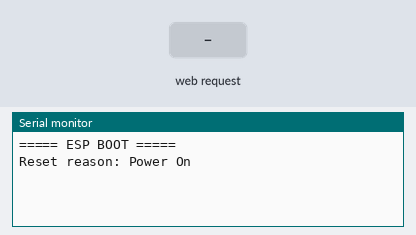
Simulated run of this sketch. Board: ESP8266 (NodeMCU). Parts: the last lines printed to the serial monitor. Inputs (shaded band) come from the test bench.

Above: at 1.2 s.
1.3 s: HTTP request GET /home received
At 2.4 s:
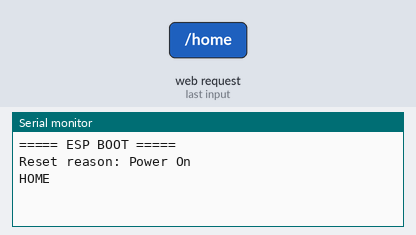
2.8 s: HTTP request GET /stop received
At 3.6 s:
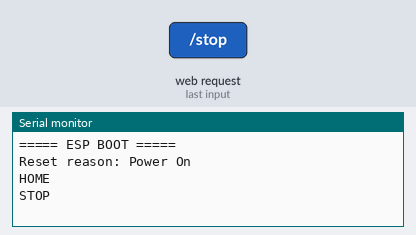
4.3 s: HTTP request GET /save received
At 4.7 s:
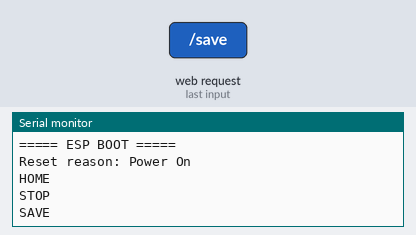
5.8 s: HTTP request GET /play received
At 7.0 s:
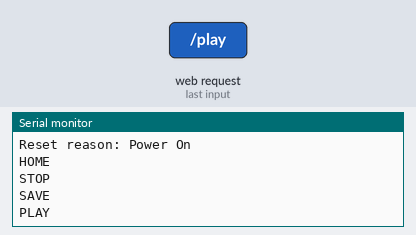
7.3 s: HTTP request GET /undo received
At 8.2 s:
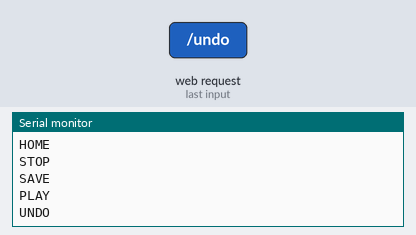
8.8 s: HTTP request GET /clear received
At 9.3 s:
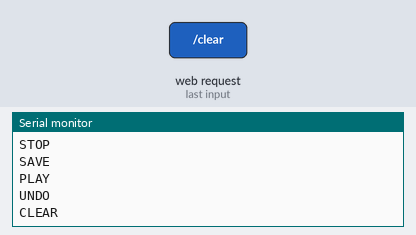

The sketch:

robot_arm_webController.ino
```cpp
#include <ESP8266WiFi.h>

const char webpage[] PROGMEM = R"rawliteral(
<!DOCTYPE html>
<html>
<head>
<meta charset="UTF-8">
<meta name="viewport" content="width=device-width, initial-scale=1.0">
<title>Robot Arm Controller</title>
<style>
*{
    margin:0;
    padding:0;
    box-sizing:border-box;
}
body{
    background:#121212;
    color:white;
    font-family:Arial,Helvetica,sans-serif;
    display:flex;
    justify-content:center;
    align-items:center;
    min-height:100vh;
}
.container{
    width:360px;
    background:#1e1e1e;
    border-radius:16px;
    padding:20px;
    box-shadow:0 0 20px rgba(0,0,0,0.4);
}
h1{
    text-align:center;
    margin-bottom:20px;
    font-size:28px;
}
.grid{
    display:grid;
    grid-template-columns:1fr 1fr;
    gap:12px;
}
button{
    width:100%;
    height:50px;
    border:none;
    border-radius:10px;
    background:#2196F3;
    color:white;
    font-size:17px;
    cursor:pointer;
}
button:hover{
    background:#1976D2;
}
input{
    width:100%;
    height:45px;
    margin-top:20px;
    border:none;
    border-radius:10px;
    padding-left:12px;
    font-size:17px;
    outline:none;
}
.send{
    margin-top:15px;
}
.footer{
    margin-top:18px;
    text-align:center;
    color:#888;
    font-size:13px;
}
</style>
<script>
function send(path){
    fetch(path);
}
function sendCommand(){
    let cmd=document.getElementById("cmd").value.trim();
    if(cmd=="")
        return;
    fetch("/command?cmd="+encodeURIComponent(cmd));
    document.getElementById("cmd").value="";
}
document.addEventListener("DOMContentLoaded",function(){
    document.getElementById("cmd").addEventListener("keypress",function(e){
        if(e.key==="Enter"){
            e.preventDefault();
            sendCommand();
        }
    });
});
</script>
</head>
<body>
<div class="container">
<h1>Robot Arm</h1>
<div class="grid">
<button type="button" onclick="send('/home')">HOME</button>
<button type="button" onclick="send('/stop')">STOP</button>
<button type="button" onclick="send('/save')">SAVE</button>
<button type="button" onclick="send('/play')">PLAY</button>
<button type="button" onclick="send('/undo')">UNDO</button>
<button type="button" onclick="send('/clear')">CLEAR</button>
<button type="button" onclick="send('/status')">STATUS</button>
<button type="button" onclick="document.getElementById('cmd').focus()">COMMAND</button>
</div>
<input
id="cmd"
type="text"
placeholder="Example : B120">
<button
class="send"
type="button"
onclick="sendCommand()">
SEND
</button>
<div class="footer">
ESP8266 Web Controller
</div>
</div>
</body>
</html>
)rawliteral";

const char *ssid = "RoboticArm";
const char *password = "12345678";
WiFiServer server(80);
void sendWebPage(WiFiClient &c) {
  c.println("HTTP/1.1 200 OK");
  c.println("Content-Type: text/html");
  c.println("Connection: close");
  c.println();
  c.print(FPSTR(webpage));
}
void sendOK(WiFiClient &c) {
  c.println("HTTP/1.1 200 OK");
  c.println("Content-Type: text/plain");
  c.println("Connection: close");
  c.println();
  c.println("OK");
}
void handleRequest(const String &r) {
  if (r.indexOf("/home") >= 0) Serial.println("HOME");
  else if (r.indexOf("/stop") >= 0) Serial.println("STOP");
  else if (r.indexOf("/save") >= 0) Serial.println("SAVE");
  else if (r.indexOf("/play") >= 0) Serial.println("PLAY");
  else if (r.indexOf("/undo") >= 0) Serial.println("UNDO");
  else if (r.indexOf("/clear") >= 0) Serial.println("CLEAR");
  else if (r.indexOf("/status") >= 0) Serial.println("STATUS");
  else if (r.indexOf("/command?cmd=") >= 0) {
    int s = r.indexOf("cmd=");
    if (s >= 0) {
      s += 4;
      int e = r.indexOf(' ', s);
      Serial.println(r.substring(s, e));
    }
  }
}
void setup() {
  Serial.begin(9600);

  Serial.println();
  Serial.println("===== ESP BOOT =====");
  Serial.print("Reset reason: ");
  Serial.println(ESP.getResetReason());

  WiFi.softAP(ssid, password);
  server.begin();
}
void loop() {
  WiFiClient c = server.available();
  if (!c) return;
  while (!c.available()) delay(1);
  String req = c.readStringUntil('\r');
  c.flush();
  if(req.startsWith("GET / ")) sendWebPage(c);
  else {
    handleRequest(req);
    sendOK(c);
  }
  delay(5);
  c.stop();
}
```

Measured:
- after the input at 1.3 s, the serial monitor: prints a new line at once (image 1)
- after the input at 2.8 s, the serial monitor: prints a new line at once (image 2)
- after the input at 4.3 s, the serial monitor: prints a new line at once (image 3)
- after the input at 5.8 s, the serial monitor: prints a new line at once (image 4)
- after the input at 7.3 s, the serial monitor: prints a new line at once (image 5)
- after the input at 8.8 s, the serial monitor: prints a new line at once (image 6)
